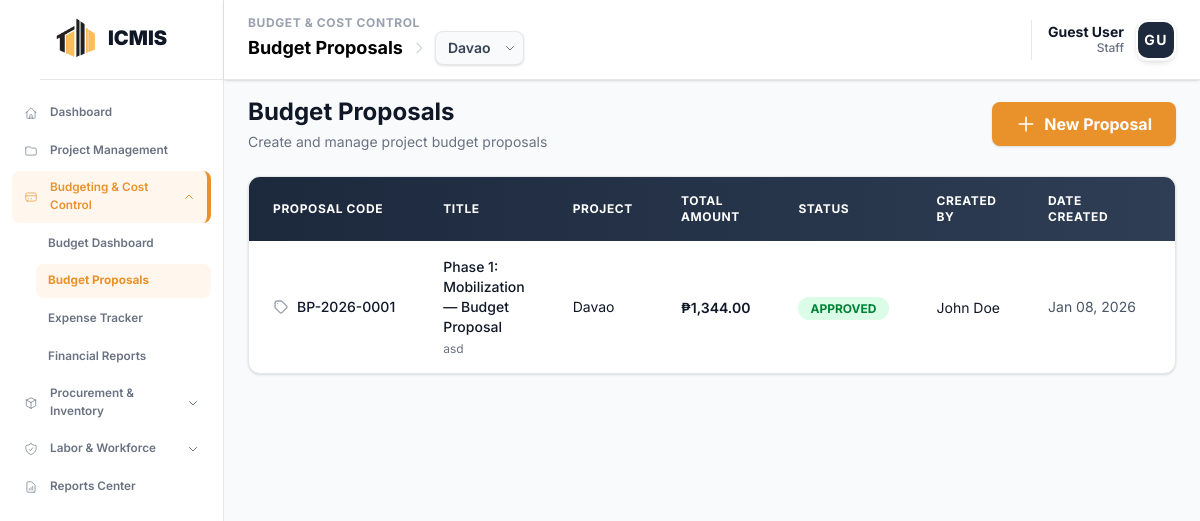
Page /modules/budget/proposals.php on the earlier database version.
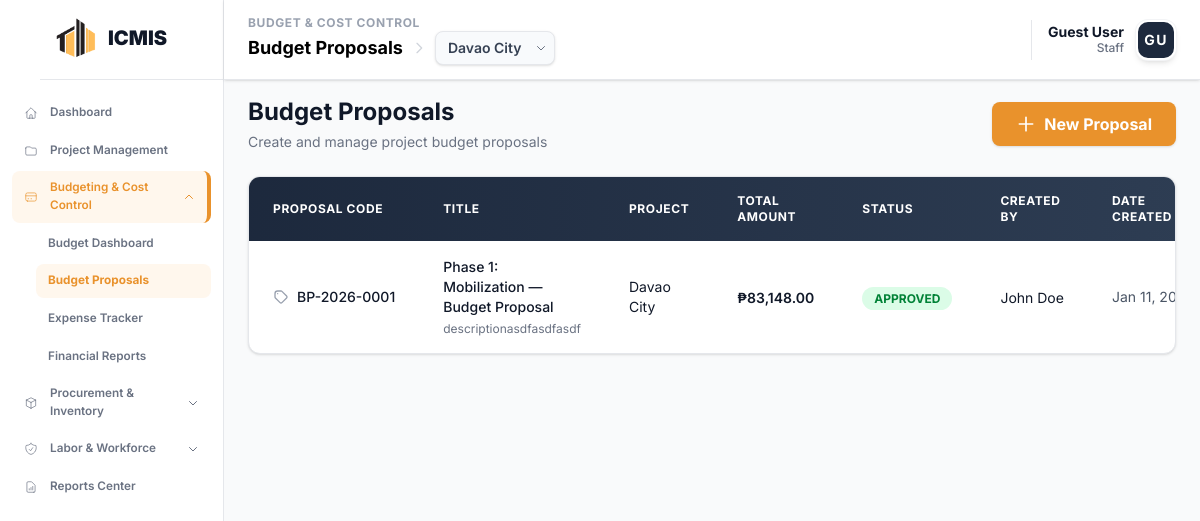
Same page on the later database version.
### tables this page shows
CREATE TABLE `budget_proposals` (
  `proposal_id` int NOT NULL,
  `project_id` int NOT NULL,
  `phase_id` int DEFAULT NULL,
  `code` varchar(20) DEFAULT NULL,
  `title` varchar(255) NOT NULL,
  `description` text,
  `total_amount` decimal(15,2) NOT NULL,
  `status` enum('DRAFT','PENDING','APPROVED','REJECTED') DEFAULT 'DRAFT',
  `created_by` int DEFAULT NULL,
  `created_at` timestamp NULL DEFAULT CURRENT_TIMESTAMP
);

CREATE TABLE `icmis_projects` (
  `project_id` int NOT NULL,
  `project_code` varchar(20) NOT NULL,
  `project_name` varchar(255) NOT NULL,
  `description` text,
  `location` varchar(255) DEFAULT NULL,
  `status` enum('Planning','In Progress','Active','On Hold','Completed','Cancelled') DEFAULT 'Planning',
  `start_date` date DEFAULT NULL,
  `end_date` date DEFAULT NULL,
  `completion_rate` decimal(5,2) DEFAULT '0.00',
  `project_manager_id` int DEFAULT NULL,
  `total_budget` decimal(15,2) DEFAULT '0.00'
);

### modules/budget/project_context.php (called while the page is built, shortened)
<?php
function getProjectContext($conn) {
    $sql = "SELECT project_id FROM icmis_projects ORDER BY project_id DESC LIMIT 1";
    $result = $conn->query($sql);
    if ($result && $result->num_rows > 0) {
        $row = $result->fetch_assoc();
        $project_id = intval($row['project_id']);
        return $project_id;
    }
    return 0;
}
?>

### modules/budget/proposals.php (the view, shortened to what the changed rows need)
<?php
  include __DIR__ . '/project_context.php';
  $conn = getBudgetConnection();
  $selected_project_id = getProjectContext($conn);
  $sql_projects = "SELECT project_id, project_code, project_name FROM icmis_projects ORDER BY project_id DESC";
  $result_projects = $conn->query($sql_projects);
  if ($selected_project_id > 0) {
    $sql = "SELECT bp.*, p.project_name, p.project_code,
            COALESCE(u.full_name, 'System Admin') as user_name
            FROM budget_proposals bp
            LEFT JOIN icmis_projects p ON bp.project_id = p.project_id
            LEFT JOIN icmis_users u ON bp.created_by = u.user_id
            WHERE bp.project_id = ?
            ORDER BY bp.created_at DESC";
    $stmt = $conn->prepare($sql);
    $stmt->bind_param("i", $selected_project_id);
    $stmt->execute();
    $result = $stmt->get_result();
    $proposals = [];
    if ($result && $result->num_rows > 0) {
      while ($row = $result->fetch_assoc()) {
        $proposals[] = $row;
      }
    }
  } else {
    $proposals = [];
  }
?>
<!DOCTYPE html>
<html lang="en">
<head>
  <?php include __DIR__ . '/../../includes/head_assetsv2.php'; ?>
</head>
<body class="bg-gray-50">
  <?php
    include __DIR__ . '/../../includes/sidebar.php';
    include __DIR__ . '/../../includes/header.php';
  ?>
  <main class="ml-56 mt-18 p-6 transition-all duration-300 animate-fade-in">
    <div class="flex items-center justify-between mb-6">
      <div>
        <h1 class="text-2xl text-gray-900 font-bold">Budget Proposals</h1>
      </div>
    </div>
    <?php if (empty($proposals)): ?>
    <div class="bg-white rounded-xl border border-gray-200 shadow-sm p-12 transition-all duration-300 animate-fade-in">
      <div class="max-w-md mx-auto text-center">
        <div class="flex justify-center mb-6">
          <div class="bg-orange-50 rounded-full p-6">
            <svg class="w-16 h-16 text-[#e9922c]" fill="none" stroke="currentColor" viewBox="0 0 24 24">
              <path stroke-linecap="round" stroke-linejoin="round" stroke-width="1.5" d="M9 12h6m-6 4h6m2 5H7a2 2 0 01-2-2V5a2 2 0 012-2h5.586a1 1 0 01.707.293l5.414 5.414a1 1 0 01.293.707V19a2 2 0 01-2 2z" />
            </svg>
          </div>
        </div>
        <h2 class="text-xl text-gray-900 font-bold mb-3">No Budget Proposals Yet</h2>
        <p class="text-gray-500 mb-8 leading-relaxed">
          Get started by creating your first budget proposal. You can submit proposals for new projects,
          request budget adjustments, or plan upcoming expenditures.
        </p>
        <a href="budget_proposal/create_proposal.php" class="inline-flex items-center gap-2 bg-[#e9922c] text-white px-6 py-3 rounded-lg hover:bg-[#d17f1f] transition-all duration-200 shadow-md hover:shadow-lg font-bold">
          <svg class="w-5 h-5" fill="none" stroke="currentColor" viewBox="0 0 24 24">
            <path stroke-linecap="round" stroke-linejoin="round" stroke-width="2" d="M12 4v16m8-8H4" />
          </svg>
          Create Your First Proposal
        </a>
        <div class="mt-8 pt-8 border-t border-gray-200">
          <p class="text-sm text-gray-600 mb-3 text-left">What you can do with budget proposals:</p>
          <div class="space-y-3">
            <div class="flex gap-3 bg-gray-50 rounded-lg p-3 text-left">
              <div class="flex-shrink-0 mt-1.5">
                <div class="w-1.5 h-1.5 bg-[#e9922c] rounded-full"></div>
              </div>
              <div>
                <div class="text-sm text-gray-900 font-medium">Submit new project budgets</div>
                <div class="text-xs text-gray-500 mt-0.5">Request funding for upcoming construction projects</div>
              </div>
            </div>
            <div class="flex gap-3 bg-gray-50 rounded-lg p-3 text-left">
              <div class="flex-shrink-0 mt-1.5">
                <div class="w-1.5 h-1.5 bg-[#e9922c] rounded-full"></div>
              </div>
              <div>
                <div class="text-sm text-gray-900 font-medium">Track approval workflows</div>
                <div class="text-xs text-gray-500 mt-0.5">Monitor proposal status and get stakeholder approvals</div>
              </div>
            </div>
            <div class="flex gap-3 bg-gray-50 rounded-lg p-3 text-left">
              <div class="flex-shrink-0 mt-1.5">
                <div class="w-1.5 h-1.5 bg-[#e9922c] rounded-full"></div>
              </div>
              <div>
                <div class="text-sm text-gray-900 font-medium">Manage budget revisions</div>
                <div class="text-xs text-gray-500 mt-0.5">Request adjustments based on project changes</div>
              </div>
            </div>
          </div>
        </div>
      </div>
    </div>
    <?php else: ?>
    <div class="bg-white rounded-xl border border-gray-200 shadow-sm overflow-hidden">
      <div class="overflow-x-auto">
        <table class="w-full">
          <thead>
            <tr class="bg-linear-to-r from-slate-800 to-slate-700 px-6 py-5 relative">
              <th class="px-6 py-4 text-left text-xs font-bold text-white uppercase tracking-wider">Proposal Code</th>
              <th class="px-6 py-4 text-left text-xs font-bold text-white uppercase tracking-wider">Title</th>
              <th class="px-6 py-4 text-left text-xs font-bold text-white uppercase tracking-wider">Project</th>
              <th class="px-6 py-4 text-left text-xs font-bold text-white uppercase tracking-wider">Total Amount</th>
              <th class="px-6 py-4 text-left text-xs font-bold text-white uppercase tracking-wider">Status</th>
              <th class="px-6 py-4 text-left text-xs font-bold text-white uppercase tracking-wider">Created By</th>
              <th class="px-6 py-4 text-left text-xs font-bold text-white uppercase tracking-wider">Date Created</th>
              <th class="px-6 py-4 text-center text-xs font-bold text-white uppercase tracking-wider">Actions</th>
            </tr>
          </thead>
          <tbody class="divide-y divide-gray-200">
            <?php foreach ($proposals as $proposal): ?>
            <tr class="hover:bg-gray-50 transition-colors duration-150">
              <td class="px-6 py-4 whitespace-nowrap">
                <div class="flex items-center gap-2">
                  <svg class="w-4 h-4 text-gray-400" fill="none" stroke="currentColor" viewBox="0 0 24 24">
                    <path stroke-linecap="round" stroke-linejoin="round" stroke-width="2" d="M7 7h.01M7 3h5c.512 0 1.024.195 1.414.586l7 7a2 2 0 010 2.828l-7 7a2 2 0 01-2.828 0l-7-7A1.994 1.994 0 013 12V7a4 4 0 014-4z" />
                  </svg>
                  <span class="text-sm font-medium text-gray-900"><?php echo htmlspecialchars($proposal['code'] ?? '', ENT_QUOTES, 'UTF-8'); ?></span>
                </div>
              </td>
              <td class="px-6 py-4">
                <div class="text-sm font-medium text-gray-900"><?php echo htmlspecialchars($proposal['title'] ?? '', ENT_QUOTES, 'UTF-8'); ?></div>
                <div class="text-xs text-gray-500 mt-1"><?php echo htmlspecialchars($proposal['description'] ?? '', ENT_QUOTES, 'UTF-8'); ?></div>
              </td>
              <td class="px-6 py-4">
                <div class="flex items-center gap-2">
                  <span class="text-sm text-gray-900"><?php echo htmlspecialchars($proposal['project_name'] ?? 'N/A', ENT_QUOTES, 'UTF-8'); ?></span>
                </div>
              </td>
              <td class="px-6 py-4 whitespace-nowrap">
                <span class="text-sm font-semibold text-gray-900">₱<?php echo number_format($proposal['total_amount'], 2); ?></span>
              </td>
              <td class="px-6 py-4 whitespace-nowrap">
                <span class="px-3 py-1 text-xs font-bold rounded-full <?php
                  echo $proposal['status'] === 'APPROVED' ? 'bg-green-100 text-green-700' :
                      ($proposal['status'] === 'REJECTED' ? 'bg-red-100 text-red-700' :
                      ($proposal['status'] === 'PENDING' ? 'bg-yellow-100 text-yellow-700' : 'bg-gray-100 text-gray-700'));
                ?>">
                  <?php echo htmlspecialchars($proposal['status'] ?? '', ENT_QUOTES, 'UTF-8'); ?>
                </span>
              </td>
              <td class="px-6 py-4 whitespace-nowrap">
                <span class="text-sm text-gray-900"><?php echo htmlspecialchars($proposal['user_name'] ?? 'Unknown User', ENT_QUOTES, 'UTF-8'); ?></span>
              </td>
              <td class="px-6 py-4 whitespace-nowrap">
                <div class="flex items-center gap-2">
                  <span class="text-sm text-gray-600"><?php echo date('M d, Y', strtotime($proposal['created_at'])); ?></span>
                </div>
              </td>
              <td class="px-6 py-4 whitespace-nowrap text-center">
              </td>
            </tr>
            <?php endforeach; ?>
          </tbody>
        </table>
      </div>
    </div>
    <?php endif; ?>
  </main>
</body>
</html>

### includes/header.php (shortened to what the changed rows need)
<?php
$current_uri = $_SERVER['REQUEST_URI'];
$current_file = basename($_SERVER['PHP_SELF']);
if (!isset($show_project_selector)) {
    $show_project_selector = (
        strpos($current_uri, '/modules/budget/') !== false ||
        strpos($current_uri, '/modules/procurement/') !== false ||
        strpos($current_uri, '/modules/workforce/') !== false ||
        strpos($current_uri, '/modules/reports/') !== false ||
        $current_file === 'dashboard.php'
    );
}
$header_projects = [];
$header_project_id = 0;
if ($show_project_selector) {
    $header_project_id = $_SESSION['selected_project_id'] ?? 0;
    if (isset($conn) && $conn instanceof mysqli) {
        $h_sql = "SELECT project_id, project_code, project_name FROM icmis_projects ORDER BY project_id DESC";
        $h_result = $conn->query($h_sql);
        if ($h_result && $h_result->num_rows > 0) {
            while ($row = $h_result->fetch_assoc()) {
                $header_projects[] = $row;
            }
        }
    }
}
?>
<header class="bg-white border-b border-gray-200 shadow-sm px-6 py-4 fixed top-0 left-56 right-0 z-50 h-20 flex items-center justify-between">
    <div class="flex items-center gap-4">
        <div class="flex flex-col">
            <div class="flex items-center gap-2">
                <?php if ($show_project_selector): ?>
                    <div class="relative group">
                        <?php if (!empty($header_projects)): ?>
                            <select onchange="changeHeaderProject(this.value)" class="appearance-none bg-slate-50 border border-gray-200 hover:border-[#e9922c] text-gray-700 text-sm font-semibold rounded-lg pl-3 pr-8 py-1.5 cursor-pointer focus:outline-none focus:ring-2 focus:ring-[#e9922c] focus:border-transparent transition-all shadow-sm">
                                <?php foreach ($header_projects as $proj): ?>
                                    <option value="<?php echo $proj['project_id']; ?>" <?php echo ($proj['project_id'] == $header_project_id) ? 'selected' : ''; ?>>
                                        <?php echo htmlspecialchars($proj['project_name']); ?>
                                    </option>
                                <?php endforeach; ?>
                            </select>
                        <?php else: ?>
                            <select class="appearance-none bg-slate-50 border border-gray-200 text-gray-400 text-sm font-semibold rounded-lg pl-3 pr-8 py-1.5 cursor-not-allowed shadow-sm" disabled>
                                <option selected>No Projects</option>
                            </select>
                        <?php endif; ?>
                        <div class="pointer-events-none absolute inset-y-0 right-0 flex items-center px-2 text-gray-500">
                        </div>
                    </div>
                <?php endif; ?>
            </div>
        </div>
    </div>
</header>

Differences in the rows shown:
changed budget_proposals "Phase 1: Mobilization — Budget Proposal": description "asd" → "descriptionasdfasdfasdf"; project.project_name "Davao" → "Davao City"; total_amount "1,344.00" → "83,148.00"; created_at "Jan 08, 2026" → "Jan 11,…"
Other differences:
form field value: "Davao" → "Davao City"
